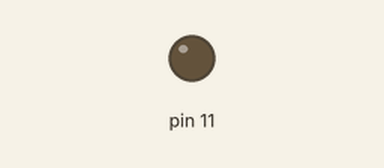
Recording of a sketch running on a simulated Arduino Uno, built with avr-gcc and run on an emulated ATmega328P. On the bench: output pins drawn as LEDs (lit = HIGH).

Above: at 0.05 s.
At 0.65 s:
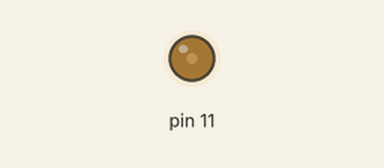
At 1.3 s:
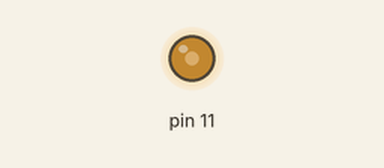
At 2.6 s:
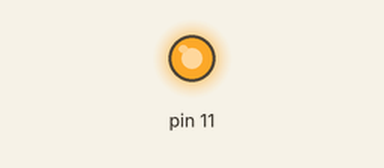
Timing chart, 0 to 6.0 s (numbered marks = the images above):
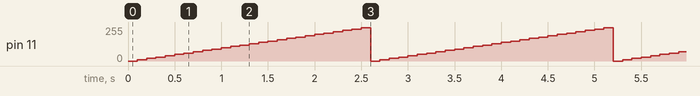

Measured:
- by itself, pin 11: ramps from 0/255 to 250/255 and jumps back, once every 2.6 s

The sketch:

a.ino
```cpp
void setup() {
  // put your setup code here, to run once:
  pinMode(11, OUTPUT);
}

void loop() {
  // put your main code here, to run repeatedly:
  for (int a=0; a<255; a+=10) {
    analogWrite(11, a);
    delay(100);
  }
}
```
